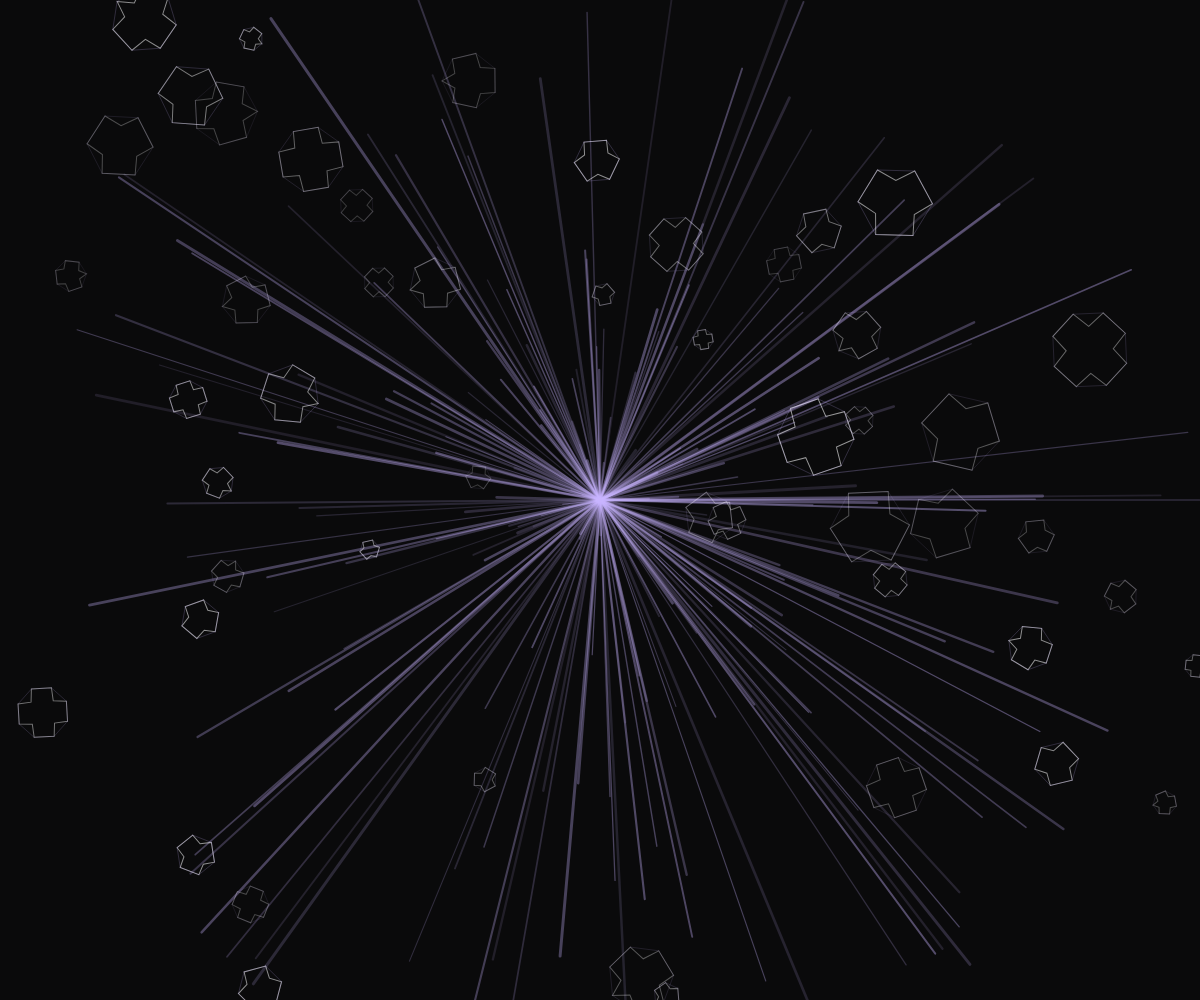
Frame 1 (no input)
Frame 60 (no input): identical to frame 1, image omitted
Frame 120 (the mouse pressed at the canvas centre since frame 60): identical to frame 1, image omitted

The p5.js sketch that drew this single still picture (run headless with seeded random() and noise() and a simulated clock; from frame 60 on, the mouse is pressed at the canvas centre):

// p5.js sketch
// ── sketch.js
let lightStreaks = [];
let crystalClusters = [];

function setup() {
  createCanvas(windowWidth, windowHeight);
  pixelDensity(1);
  
  // Create light streaks that converge
  for (let i = 0; i < 200; i++) {
    let angle = random(TWO_PI);
    let distance = random(width * 0.5);
    let startX = width/2 + cos(angle) * distance;
    let startY = height/2 + sin(angle) * distance;
    
    lightStreaks.push({
      start: { x: startX, y: startY },
      end: { x: width/2, y: height/2 },
      alpha: random(30, 100),
      width: random(1, 3)
    });
  }
  
  // Create crystalline clusters
  for (let i = 0; i < 50; i++) {
    let x = random(width);
    let y = random(height);
    let size = random(10, 40);
    
    crystalClusters.push({
      x: x,
      y: y,
      size: size,
      rotation: random(TWO_PI),
      segments: 6 + floor(random(3)),
      alpha: random(50, 150)
    });
  }
}

function draw() {
  background(10);
  
  // Draw light streaks
  for (let streak of lightStreaks) {
    stroke(200, 180, 255, streak.alpha);
    strokeWeight(streak.width);
    
    line(streak.start.x, streak.start.y, streak.end.x, streak.end.y);
  }
  
  // Draw crystal clusters
  for (let cluster of crystalClusters) {
    push();
    translate(cluster.x, cluster.y);
    rotate(cluster.rotation);
    
    noFill();
    stroke(255, 255, 255, cluster.alpha);
    strokeWeight(1);
    
    // Draw angular crystal structure
    beginShape();
    for (let i = 0; i < cluster.segments; i++) {
      let angle = map(i, 0, cluster.segments, 0, TWO_PI);
      let x = cos(angle) * cluster.size;
      let y = sin(angle) * cluster.size;
      vertex(x, y);
      
      // Add inner points for more angular look
      if (i % 2 === 0) {
        let innerAngle = angle + PI / cluster.segments;
        let innerX = cos(innerAngle) * cluster.size * 0.6;
        let innerY = sin(innerAngle) * cluster.size * 0.6;
        vertex(innerX, innerY);
      }
    }
    endShape(CLOSE);
    
    // Add connecting lines between points
    stroke(200, 180, 255, cluster.alpha * 0.7);
    strokeWeight(0.5);
    for (let i = 0; i < cluster.segments; i++) {
      let angle1 = map(i, 0, cluster.segments, 0, TWO_PI);
      let angle2 = map((i + 1) % cluster.segments, 0, cluster.segments, 0, TWO_PI);
      
      let x1 = cos(angle1) * cluster.size;
      let y1 = sin(angle1) * cluster.size;
      let x2 = cos(angle2) * cluster.size;
      let y2 = sin(angle2) * cluster.size;
      
      line(x1, y1, x2, y2);
    }
    
    pop();
  }
  
  // Add subtle animated glow effect
  blendMode(ADD);
  fill(20, 10, 40, 5);
  noStroke();
  rect(0, 0, width, height);
  blendMode(BLEND);
}

function windowResized() {
  resizeCanvas(windowWidth, windowHeight);
}
